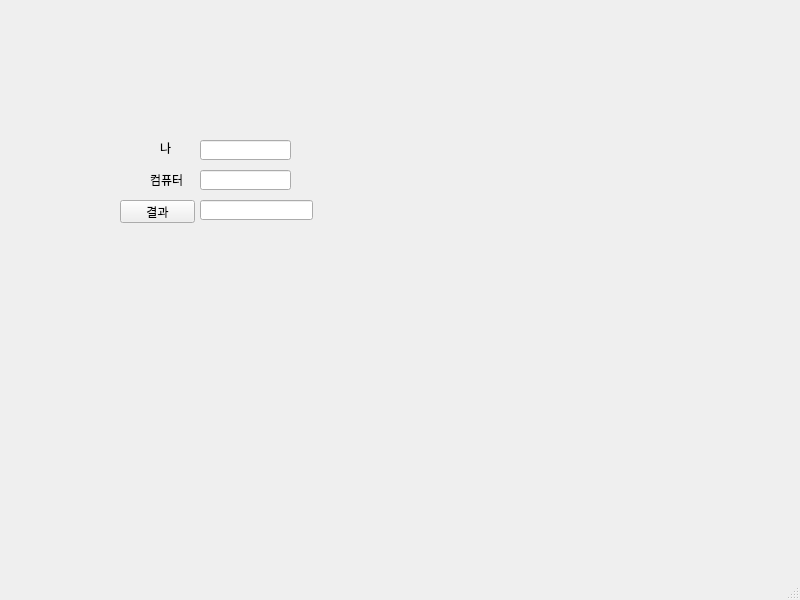
<?xml version="1.0" encoding="UTF-8"?>
<ui version="4.0">
 <class>MainWindow</class>
 <widget class="QMainWindow" name="MainWindow">
  <property name="geometry">
   <rect>
    <x>0</x>
    <y>0</y>
    <width>800</width>
    <height>600</height>
   </rect>
  </property>
  <property name="windowTitle">
   <string>MainWindow</string>
  </property>
  <widget class="QWidget" name="centralwidget">
   <widget class="QLabel" name="label">
    <property name="geometry">
     <rect>
      <x>160</x>
      <y>140</y>
      <width>31</width>
      <height>16</height>
     </rect>
    </property>
    <property name="text">
     <string>나</string>
    </property>
   </widget>
   <widget class="QLineEdit" name="le1">
    <property name="geometry">
     <rect>
      <x>200</x>
      <y>140</y>
      <width>91</width>
      <height>20</height>
     </rect>
    </property>
   </widget>
   <widget class="QLineEdit" name="le2">
    <property name="geometry">
     <rect>
      <x>200</x>
      <y>170</y>
      <width>91</width>
      <height>20</height>
     </rect>
    </property>
   </widget>
   <widget class="QPushButton" name="pb">
    <property name="geometry">
     <rect>
      <x>120</x>
      <y>200</y>
      <width>75</width>
      <height>23</height>
     </rect>
    </property>
    <property name="text">
     <string>결과</string>
    </property>
   </widget>
   <widget class="QLineEdit" name="le3">
    <property name="geometry">
     <rect>
      <x>200</x>
      <y>200</y>
      <width>113</width>
      <height>20</height>
     </rect>
    </property>
   </widget>
   <widget class="QLabel" name="label_2">
    <property name="geometry">
     <rect>
      <x>150</x>
      <y>170</y>
      <width>41</width>
      <height>20</height>
     </rect>
    </property>
    <property name="text">
     <string>컴퓨터</string>
    </property>
   </widget>
  </widget>
  <widget class="QMenuBar" name="menubar">
   <property name="geometry">
    <rect>
     <x>0</x>
     <y>0</y>
     <width>800</width>
     <height>21</height>
    </rect>
   </property>
  </widget>
  <widget class="QStatusBar" name="statusbar"/>
 </widget>
 <resources/>
 <connections/>
</ui>
